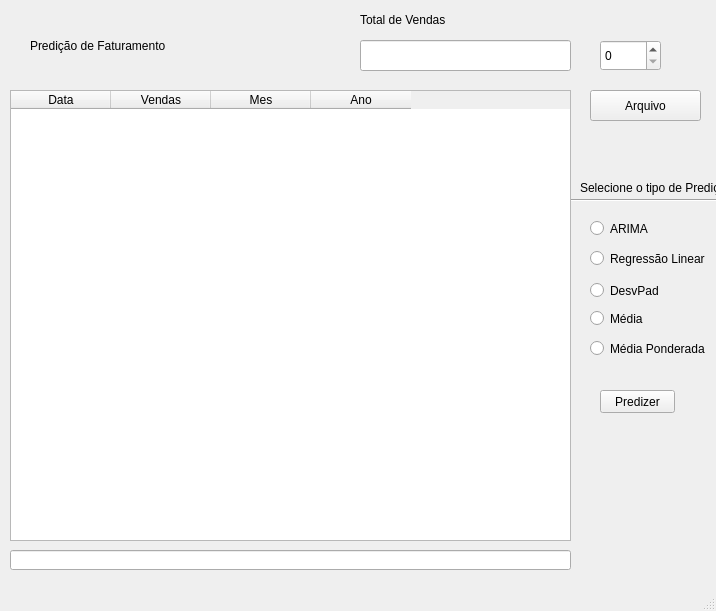
<?xml version="1.0" encoding="UTF-8"?>
<ui version="4.0">
 <class>Prediction</class>
 <widget class="QMainWindow" name="Prediction">
  <property name="geometry">
   <rect>
    <x>0</x>
    <y>0</y>
    <width>716</width>
    <height>611</height>
   </rect>
  </property>
  <property name="windowTitle">
   <string>MainWindow</string>
  </property>
  <widget class="QWidget" name="centralwidget">
   <widget class="QPushButton" name="arquivoInput">
    <property name="geometry">
     <rect>
      <x>590</x>
      <y>90</y>
      <width>111</width>
      <height>31</height>
     </rect>
    </property>
    <property name="text">
     <string>Arquivo</string>
    </property>
   </widget>
   <widget class="QRadioButton" name="arimaBtn">
    <property name="geometry">
     <rect>
      <x>590</x>
      <y>220</y>
      <width>82</width>
      <height>17</height>
     </rect>
    </property>
    <property name="text">
     <string>ARIMA</string>
    </property>
   </widget>
   <widget class="QRadioButton" name="linearBtn">
    <property name="geometry">
     <rect>
      <x>590</x>
      <y>250</y>
      <width>121</width>
      <height>17</height>
     </rect>
    </property>
    <property name="text">
     <string>Regressão Linear</string>
    </property>
   </widget>
   <widget class="QRadioButton" name="desvPad">
    <property name="geometry">
     <rect>
      <x>590</x>
      <y>270</y>
      <width>111</width>
      <height>41</height>
     </rect>
    </property>
    <property name="text">
     <string>DesvPad</string>
    </property>
   </widget>
   <widget class="QPushButton" name="predictBtn">
    <property name="geometry">
     <rect>
      <x>600</x>
      <y>390</y>
      <width>75</width>
      <height>23</height>
     </rect>
    </property>
    <property name="text">
     <string>Predizer</string>
    </property>
   </widget>
   <widget class="QLineEdit" name="txt_predicao">
    <property name="geometry">
     <rect>
      <x>10</x>
      <y>550</y>
      <width>561</width>
      <height>20</height>
     </rect>
    </property>
   </widget>
   <widget class="QLabel" name="label">
    <property name="geometry">
     <rect>
      <x>30</x>
      <y>30</y>
      <width>301</width>
      <height>31</height>
     </rect>
    </property>
    <property name="text">
     <string>Predição de Faturamento</string>
    </property>
   </widget>
   <widget class="QLineEdit" name="txt_atual">
    <property name="geometry">
     <rect>
      <x>360</x>
      <y>40</y>
      <width>211</width>
      <height>31</height>
     </rect>
    </property>
   </widget>
   <widget class="QLabel" name="label_2">
    <property name="geometry">
     <rect>
      <x>360</x>
      <y>10</y>
      <width>111</width>
      <height>20</height>
     </rect>
    </property>
    <property name="text">
     <string>Total de Vendas</string>
    </property>
   </widget>
   <widget class="QRadioButton" name="aritmeticalMean">
    <property name="geometry">
     <rect>
      <x>590</x>
      <y>310</y>
      <width>131</width>
      <height>17</height>
     </rect>
    </property>
    <property name="text">
     <string>Média</string>
    </property>
   </widget>
   <widget class="QRadioButton" name="meanWeighted">
    <property name="geometry">
     <rect>
      <x>590</x>
      <y>340</y>
      <width>121</width>
      <height>17</height>
     </rect>
    </property>
    <property name="text">
     <string>Média Ponderada</string>
    </property>
   </widget>
   <widget class="QSpinBox" name="nRows_spbox">
    <property name="geometry">
     <rect>
      <x>600</x>
      <y>40</y>
      <width>61</width>
      <height>31</height>
     </rect>
    </property>
   </widget>
   <widget class="Line" name="line">
    <property name="geometry">
     <rect>
      <x>570</x>
      <y>190</y>
      <width>151</width>
      <height>20</height>
     </rect>
    </property>
    <property name="orientation">
     <enum>Qt::Horizontal</enum>
    </property>
   </widget>
   <widget class="QLabel" name="label_3">
    <property name="geometry">
     <rect>
      <x>580</x>
      <y>180</y>
      <width>141</width>
      <height>16</height>
     </rect>
    </property>
    <property name="text">
     <string>Selecione o tipo de Predição</string>
    </property>
   </widget>
   <widget class="QTableWidget" name="inputView">
    <property name="geometry">
     <rect>
      <x>10</x>
      <y>90</y>
      <width>561</width>
      <height>451</height>
     </rect>
    </property>
    <column>
     <property name="text">
      <string>Data</string>
     </property>
    </column>
    <column>
     <property name="text">
      <string>Vendas</string>
     </property>
    </column>
    <column>
     <property name="text">
      <string>Mes</string>
     </property>
    </column>
    <column>
     <property name="text">
      <string>Ano</string>
     </property>
    </column>
   </widget>
  </widget>
  <widget class="QMenuBar" name="menubar">
   <property name="geometry">
    <rect>
     <x>0</x>
     <y>0</y>
     <width>716</width>
     <height>21</height>
    </rect>
   </property>
  </widget>
  <widget class="QStatusBar" name="statusbar"/>
 </widget>
 <resources/>
 <connections/>
</ui>
